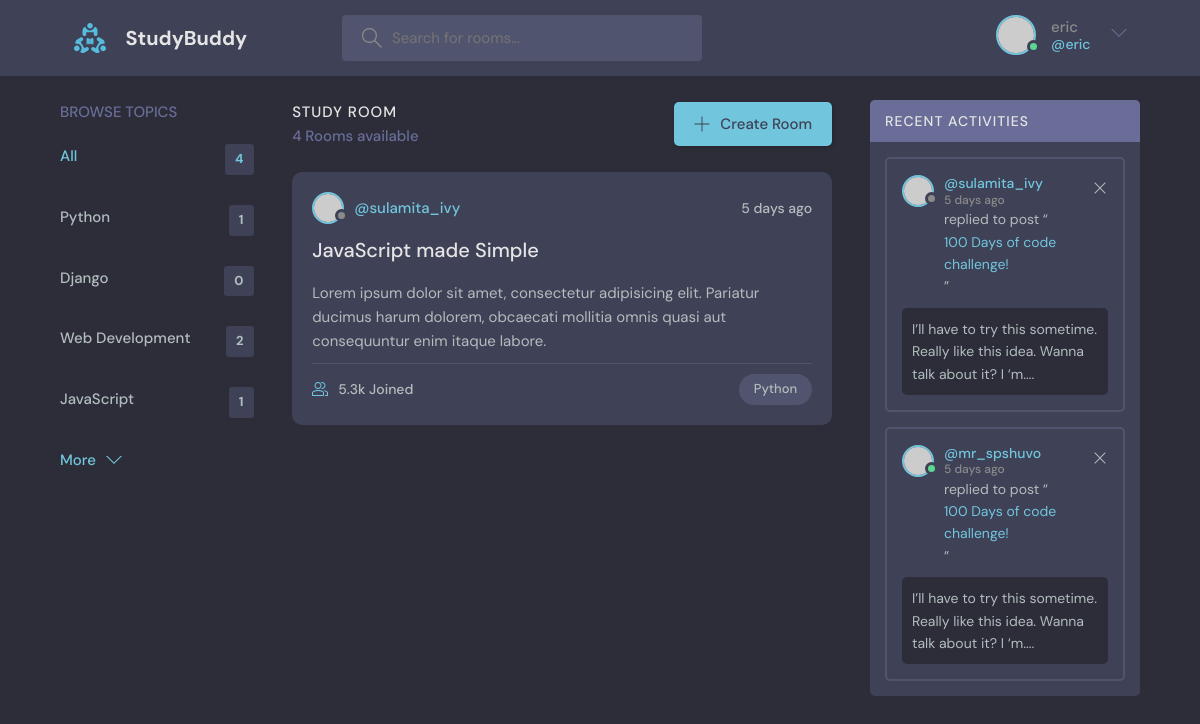
The page / (signed in) on the database its author committed.
### base/models.py (models this page shows, shortened)
class Topic(models.Model):
    name = models.CharField(max_length=200)

### base/views.py (the view)
# urls.py: path('', views.home_view, name='home'),
def home_view(request, *args, **kwargs): # *args, **kwargs
    q = request.GET.get('q') if request.GET.get('q') != None else ''
    rooms = Room.objects.filter(
        Q(topic__name__icontains=q) |
        Q(name__icontains=q) |
        Q(description__icontains=q)
    )
    room_count = rooms.count()
    topics = Topic.objects.all()
    room_messages = Message.objects.all().filter(Q(Room__topic__name__icontains=q))
    context = {'rooms': rooms, 'topics': topics, 'room_count': room_count, 'room_messages': room_messages}
    return render(request, 'base/home.html', context)

### base/templates/base/home.html (shortened to what this page needs)
{% extends 'main.html' %}
{% block content %}
<main class="layout layout--3">
  <div class="container">
    {% include 'base/topic_component.html' %}
    <div class="roomList">
      <div class="roomList__header">
        <div>
          <h2>Study Room</h2>
          <p>{{ room_count }} Rooms available</p>
        </div>
        <a class="btn btn--main" href="create-room.html">
          <svg version="1.1" xmlns="http://www.w3.org/2000/svg" width="32" height="32" viewBox="0 0 32 32">
            <title>add</title>
            <path
              d="M16.943 0.943h-1.885v14.115h-14.115v1.885h14.115v14.115h1.885v-14.115h14.115v-1.885h-14.115v-14.115z"
            ></path>
          </svg>
          Create Room
        </a>
      </div>
      <div class="roomListRoom">
        <div class="roomListRoom__header">
          <a href="profile.html" class="roomListRoom__author">
            <div class="avatar avatar--small">
              <img src="https://randomuser.me/api/portraits/women/11.jpg" />
            </div>
            <span>@sulamita_ivy</span>
          </a>
          <div class="roomListRoom__actions">
            <span>5 days ago</span>
          </div>
        </div>
        <div class="roomListRoom__content">
          <a href="room.html">JavaScript made Simple</a>
          <p>
            Lorem ipsum dolor sit amet, consectetur adipisicing elit. Pariatur ducimus harum dolorem, obcaecati
            mollitia omnis quasi aut consequuntur enim itaque labore.
          </p>
        </div>
        <div class="roomListRoom__meta">
          <a href="room.html" class="roomListRoom__joined">
            5.3k Joined
          </a>
          <p class="roomListRoom__topic">Python</p>
        </div>
      </div>
    </div>
    <div class="activities">
      <div class="activities__header">
        <h2>Recent Activities</h2>
      </div>
      <div class="activities__box">
        <div class="activities__boxHeader roomListRoom__header">
          <a href="profile.html" class="roomListRoom__author">
            <div class="avatar avatar--small">
              <img src="https://randomuser.me/api/portraits/women/11.jpg" />
            </div>
            <p>
              @sulamita_ivy
              <span>5 days ago</span>
            </p>
          </a>
          <div class="roomListRoom__actions">
            <a href="#">
              <svg version="1.1" xmlns="http://www.w3.org/2000/svg" width="32" height="32" viewBox="0 0 32 32">
                <title>remove</title>
                <path
                  d="M27.314 6.019l-1.333-1.333-9.98 9.981-9.981-9.981-1.333 1.333 9.981 9.981-9.981 9.98 1.333 1.333 9.981-9.98 9.98 9.98 1.333-1.333-9.98-9.98 9.98-9.981z"
                ></path>
              </svg>
            </a>
          </div>
        </div>
        <div class="activities__boxContent">
          <p>replied to post “<a href="room.html">100 Days of code challenge!</a>”</p>
          <div class="activities__boxRoomContent">
            I’ll have to try this sometime. Really like this idea. Wanna talk about it? I ‘m....
          </div>
        </div>
      </div>
      <div class="activities__box">
        <div class="activities__boxHeader roomListRoom__header">
          <a href="profile.html" class="roomListRoom__author">
            <div class="avatar avatar--small active">
              <img src="https://randomuser.me/api/portraits/men/13.jpg" />
            </div>
            <p>
              @mr_spshuvo
              <span>5 days ago</span>
            </p>
          </a>
          <div class="roomListRoom__actions">
            <a href="#">
              <svg version="1.1" xmlns="http://www.w3.org/2000/svg" width="32" height="32" viewBox="0 0 32 32">
                <title>remove</title>
                <path
                  d="M27.314 6.019l-1.333-1.333-9.98 9.981-9.981-9.981-1.333 1.333 9.981 9.981-9.981 9.98 1.333 1.333 9.981-9.98 9.98 9.98 1.333-1.333-9.98-9.98 9.98-9.981z"
                ></path>
              </svg>
            </a>
          </div>
        </div>
        <div class="activities__boxContent">
          <p>replied to post “<a href="room.html">100 Days of code challenge!</a>”</p>
          <div class="activities__boxRoomContent">
            I’ll have to try this sometime. Really like this idea. Wanna talk about it? I ‘m....
          </div>
        </div>
      </div>
    </div>
  </div>
</main>
{% endblock %}

### templates/navbar.html (shortened to what this page needs)
{% load static %}
<header class="header header--loggedIn">
      <div class="container">
        <a href="{% url 'home' %}" class="header__logo">
          <img src="{% static 'images/logo.svg' %}" />
          <h1>StudyBuddy</h1>
        </a>
        <form class="header__search" method="GET" action="{% url 'home' %}">
          <label>
            <input name="q" placeholder="Search for rooms..." />
          </label>
        </form>
        <nav class="header__menu">
          {% if request.user.is_authenticated %}
          <div class="header__user">
            <a href="profile.html">
              <div class="avatar avatar--medium active">
                <img src="https://randomuser.me/api/portraits/men/37.jpg" />
              </div>
              <p>{{ request.user.username }} <span>@{{ request.user.username }}</span></p>
            </a>
            <button class="dropdown-button">
              <svg version="1.1" xmlns="http://www.w3.org/2000/svg" width="32" height="32" viewBox="0 0 32 32">
                <title>chevron-down</title>
                <path d="M16 21l-13-13h-3l16 16 16-16h-3l-13 13z"></path>
              </svg>
            </button>
          </div>
          {% else %}
          <a href="{% url 'login' %}">
            <img src="{% static 'images/avatar.svg' %}" />
            <p>Login</p>
          </a>
          {% endif %}
        </nav>
      </div>
    </header>

### base/templates/base/topic_component.html
<div class="topics">
    <div class="topics__header">
    <h2>Browse Topics</h2>
    </div>
    <ul class="topics__list">
    <li>
        <a href="{% url 'home' %}" class="active">All <span>{{ topics.count }}</span></a>
    </li>
    {% for topic in topics %}
    <li>
        <a href="{% url 'home' %}?q={{topic.name}}">{{ topic.name }} <span>{{ topic.room_set.all.count }}</span></a>
    </li>
    {% endfor %}
    </ul>
    <a class="btn btn--link" href="topics.html">
    More
    <svg version="1.1" xmlns="http://www.w3.org/2000/svg" width="32" height="32" viewBox="0 0 32 32">
        <title>chevron-down</title>
        <path d="M16 21l-13-13h-3l16 16 16-16h-3l-13 13z"></path>
    </svg>
    </a>
</div>

### rows shown on the page
Topic: name "Python", room_set.all.count "1"
Topic: name "Django", room_set.all.count "0"
Topic: name "Web Development", room_set.all.count "2"
Topic: name "JavaScript", room_set.all.count "1"

### other values the page prints
{{ request.user.username }} "eric"
{{ topics.count }} "4"
{{ room_count }} "4"
